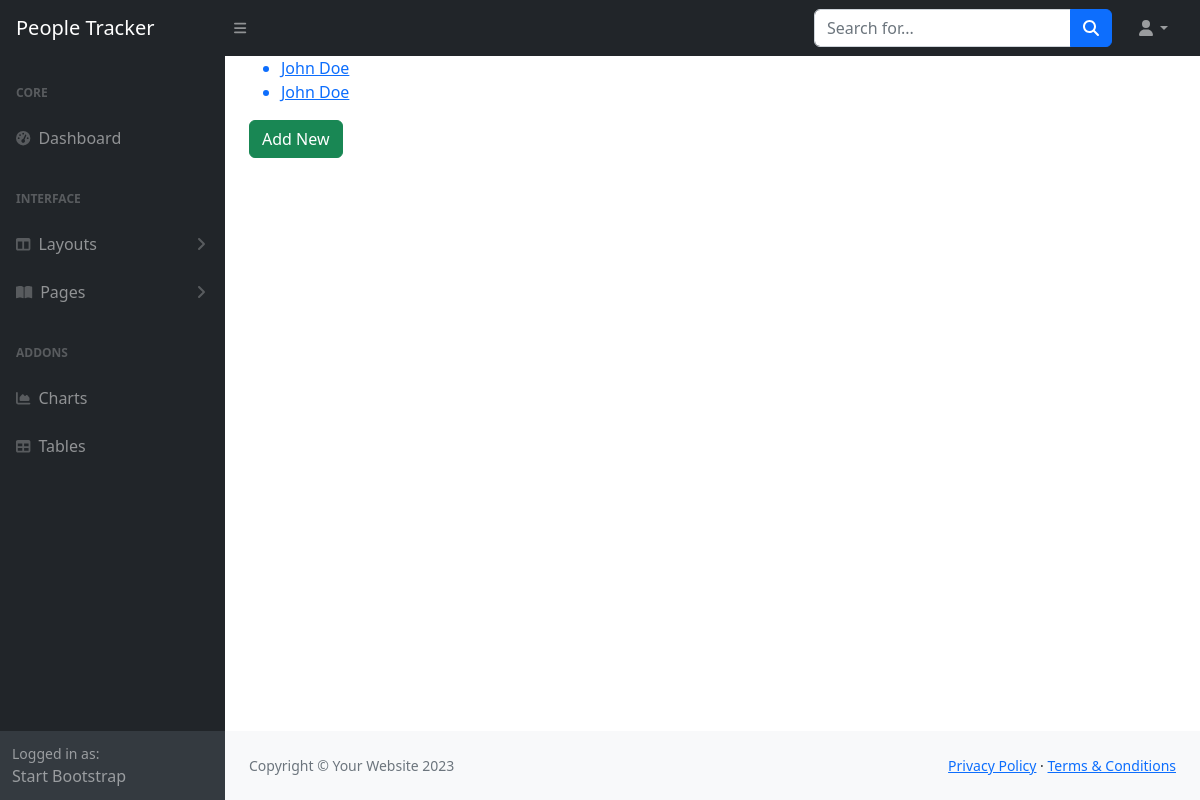
Before: /people_management/people/ with the older database file.
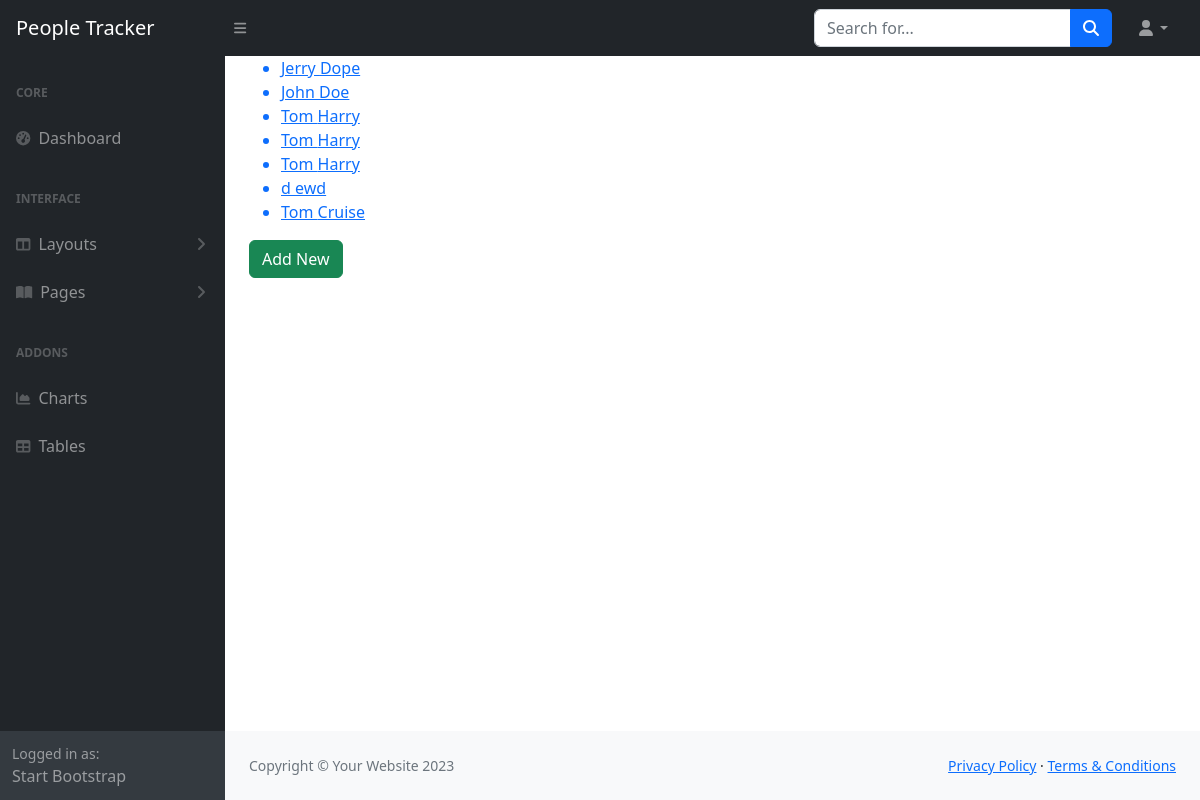
After: the same page with the newer database file.
### people_management/models.py (models this page shows, shortened)
class Person(models.Model):
    first_name = models.CharField(max_length = 50)
    last_name = models.CharField(max_length = 50)
    email = models.EmailField(max_length = 255)
    phone_number = models.IntegerField()
    date_of_birth = models.DateField()
    active = models.BooleanField(default=False)

### people_management/views.py (the view)
# urls.py: path('people/', views.ListPeopleView.as_view(), name='people'),
class ListPeopleView(ListView):
    model = Person
    context_object_name = 'people'

### people_management/templates/people_management/person_list.html
{% extends 'dashboard/base.html'%}
{% block content %}
    <ul>
    {% for person in people %}
        <a href="{% url 'view_person' pk=person.id %}"><li>{{ person.first_name }} {{ person.last_name }}</li></a>
    {% endfor %}
    </ul>
    <a href="{% url 'create_person' %}" class='btn btn-success'>Add New</a>
{% endblock %}

Changed rows visible on the page:
changed Person: first_name "John" → "Jerry"; last_name "Doe" → "Dope"
added Person: first_name "Tom", last_name "Harry"
added Person: first_name "Tom", last_name "Harry"
added Person: first_name "Tom", last_name "Harry"
added Person: first_name "d", last_name "ewd"
added Person: first_name "Tom", last_name "Cruise"
